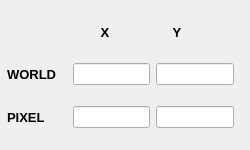
         <widget class="QWidget" name="tab_9">
          <attribute name="title">
           <string>6</string>
          </attribute>
          <widget class="QWidget" name="verticalLayoutWidget_8">
           <property name="geometry">
            <rect>
             <x>0</x>
             <y>10</y>
             <width>241</width>
             <height>131</height>
            </rect>
           </property>
           <layout class="QVBoxLayout" name="verticalLayout_8">
            <property name="leftMargin">
             <number>2</number>
            </property>
            <property name="topMargin">
             <number>2</number>
            </property>
            <property name="rightMargin">
             <number>2</number>
            </property>
            <property name="bottomMargin">
             <number>2</number>
            </property>
            <item>
             <widget class="QFrame" name="horizontalFrame_15">
              <property name="maximumSize">
               <size>
                <width>16777215</width>
                <height>30</height>
               </size>
              </property>
              <layout class="QHBoxLayout" name="horizontalLayout_21">
               <property name="leftMargin">
                <number>5</number>
               </property>
               <property name="topMargin">
                <number>0</number>
               </property>
               <property name="rightMargin">
                <number>5</number>
               </property>
               <property name="bottomMargin">
                <number>0</number>
               </property>
               <item>
                <widget class="QLabel" name="axisCB_X_32">
                 <property name="sizePolicy">
                  <sizepolicy hsizetype="Fixed" vsizetype="Fixed">
                   <horstretch>0</horstretch>
                   <verstretch>0</verstretch>
                  </sizepolicy>
                 </property>
                 <property name="minimumSize">
                  <size>
                   <width>20</width>
                   <height>30</height>
                  </size>
                 </property>
                 <property name="maximumSize">
                  <size>
                   <width>16777215</width>
                   <height>30</height>
                  </size>
                 </property>
                 <property name="font">
                  <font>
                   <pointsize>10</pointsize>
                   <weight>75</weight>
                   <italic>false</italic>
                   <bold>true</bold>
                   <stylestrategy>PreferAntialias</stylestrategy>
                  </font>
                 </property>
                 <property name="text">
                  <string/>
                 </property>
                 <property name="alignment">
                  <set>Qt::AlignLeading|Qt::AlignLeft|Qt::AlignVCenter</set>
                 </property>
                 <property name="axis" stdset="0">
                  <string>TOA DO THUC</string>
                 </property>
                </widget>
               </item>
               <item>
                <widget class="QLabel" name="axisCB_X_33">
                 <property name="sizePolicy">
                  <sizepolicy hsizetype="Fixed" vsizetype="Fixed">
                   <horstretch>0</horstretch>
                   <verstretch>0</verstretch>
                  </sizepolicy>
                 </property>
                 <property name="minimumSize">
                  <size>
                   <width>20</width>
                   <height>30</height>
                  </size>
                 </property>
                 <property name="maximumSize">
                  <size>
                   <width>16777215</width>
                   <height>30</height>
                  </size>
                 </property>
                 <property name="font">
                  <font>
                   <pointsize>10</pointsize>
                   <weight>75</weight>
                   <italic>false</italic>
                   <bold>true</bold>
                   <stylestrategy>PreferAntialias</stylestrategy>
                  </font>
                 </property>
                 <property name="text">
                  <string>X</string>
                 </property>
                 <property name="alignment">
                  <set>Qt::AlignCenter</set>
                 </property>
                 <property name="axis" stdset="0">
                  <string>TOA DO THUC</string>
                 </property>
                </widget>
               </item>
               <item>
                <widget class="QLabel" name="axisCB_X_34">
                 <property name="sizePolicy">
                  <sizepolicy hsizetype="Fixed" vsizetype="Fixed">
                   <horstretch>0</horstretch>
                   <verstretch>0</verstretch>
                  </sizepolicy>
                 </property>
                 <property name="minimumSize">
                  <size>
                   <width>50</width>
                   <height>30</height>
                  </size>
                 </property>
                 <property name="maximumSize">
                  <size>
                   <width>16777215</width>
                   <height>30</height>
                  </size>
                 </property>
                 <property name="font">
                  <font>
                   <pointsize>10</pointsize>
                   <weight>75</weight>
                   <italic>false</italic>
                   <bold>true</bold>
                   <stylestrategy>PreferAntialias</stylestrategy>
                  </font>
                 </property>
                 <property name="text">
                  <string>Y</string>
                 </property>
                 <property name="alignment">
                  <set>Qt::AlignCenter</set>
                 </property>
                 <property name="axis" stdset="0">
                  <string>X</string>
                 </property>
                </widget>
               </item>
              </layout>
             </widget>
            </item>
            <item>
             <layout class="QHBoxLayout" name="horizontalLayout_16">
              <property name="leftMargin">
               <number>5</number>
              </property>
              <property name="topMargin">
               <number>5</number>
              </property>
              <property name="rightMargin">
               <number>5</number>
              </property>
              <property name="bottomMargin">
               <number>5</number>
              </property>
              <item>
               <widget class="QLabel" name="axisCB_X_20">
                <property name="sizePolicy">
                 <sizepolicy hsizetype="Fixed" vsizetype="Fixed">
                  <horstretch>0</horstretch>
                  <verstretch>0</verstretch>
                 </sizepolicy>
                </property>
                <property name="minimumSize">
                 <size>
                  <width>60</width>
                  <height>0</height>
                 </size>
                </property>
                <property name="maximumSize">
                 <size>
                  <width>16777215</width>
                  <height>30</height>
                 </size>
                </property>
                <property name="font">
                 <font>
                  <pointsize>10</pointsize>
                  <weight>75</weight>
                  <italic>false</italic>
                  <bold>true</bold>
                  <stylestrategy>PreferAntialias</stylestrategy>
                 </font>
                </property>
                <property name="text">
                 <string>WORLD</string>
                </property>
                <property name="alignment">
                 <set>Qt::AlignLeading|Qt::AlignLeft|Qt::AlignVCenter</set>
                </property>
                <property name="axis" stdset="0">
                 <string>X</string>
                </property>
               </widget>
              </item>
              <item>
               <widget class="QLineEdit" name="lbl_RPoint6X"/>
              </item>
              <item>
               <widget class="QLineEdit" name="lbl_RPoint6Y"/>
              </item>
             </layout>
            </item>
            <item>
             <layout class="QHBoxLayout" name="horizontalLayout_14">
              <property name="leftMargin">
               <number>5</number>
              </property>
              <property name="topMargin">
               <number>5</number>
              </property>
              <property name="rightMargin">
               <number>5</number>
              </property>
              <property name="bottomMargin">
               <number>5</number>
              </property>
              <item>
               <widget class="QLabel" name="axisCB_X_18">
                <property name="sizePolicy">
                 <sizepolicy hsizetype="Fixed" vsizetype="Fixed">
                  <horstretch>0</horstretch>
                  <verstretch>0</verstretch>
                 </sizepolicy>
                </property>
                <property name="minimumSize">
                 <size>
                  <width>60</width>
                  <height>20</height>
                 </size>
                </property>
                <property name="maximumSize">
                 <size>
                  <width>16777215</width>
                  <height>20</height>
                 </size>
                </property>
                <property name="font">
                 <font>
                  <pointsize>10</pointsize>
                  <weight>75</weight>
                  <italic>false</italic>
                  <bold>true</bold>
                  <stylestrategy>PreferAntialias</stylestrategy>
                 </font>
                </property>
                <property name="text">
                 <string>PIXEL</string>
                </property>
                <property name="alignment">
                 <set>Qt::AlignLeading|Qt::AlignLeft|Qt::AlignVCenter</set>
                </property>
                <property name="axis" stdset="0">
                 <string>X</string>
                </property>
               </widget>
              </item>
              <item>
               <widget class="QLineEdit" name="lbl_Point6X"/>
              </item>
              <item>
               <widget class="QLineEdit" name="lbl_Point6Y"/>
              </item>
             </layout>
            </item>
           </layout>
          </widget>
         </widget>
